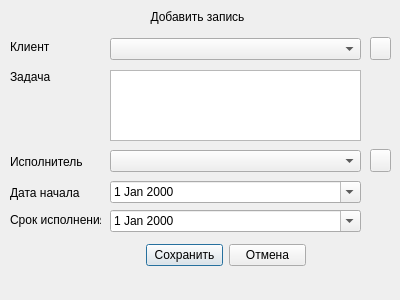
<?xml version="1.0" encoding="UTF-8"?>
<ui version="4.0">
 <class>dbDialog</class>
 <widget class="QDialog" name="dbDialog">
  <property name="windowModality">
   <enum>Qt::ApplicationModal</enum>
  </property>
  <property name="geometry">
   <rect>
    <x>0</x>
    <y>0</y>
    <width>400</width>
    <height>300</height>
   </rect>
  </property>
  <property name="minimumSize">
   <size>
    <width>400</width>
    <height>300</height>
   </size>
  </property>
  <property name="maximumSize">
   <size>
    <width>400</width>
    <height>300</height>
   </size>
  </property>
  <property name="windowTitle">
   <string/>
  </property>
  <widget class="QLabel" name="label">
   <property name="geometry">
    <rect>
     <x>107</x>
     <y>9</y>
     <width>181</width>
     <height>16</height>
    </rect>
   </property>
   <property name="styleSheet">
    <string notr="true">font: 75 12pt &quot;MS Shell Dlg 2&quot;;</string>
   </property>
   <property name="text">
    <string>Добавить запись</string>
   </property>
   <property name="alignment">
    <set>Qt::AlignCenter</set>
   </property>
  </widget>
  <widget class="QLabel" name="label_2">
   <property name="geometry">
    <rect>
     <x>10</x>
     <y>40</y>
     <width>47</width>
     <height>13</height>
    </rect>
   </property>
   <property name="text">
    <string>Клиент</string>
   </property>
  </widget>
  <widget class="QLabel" name="label_3">
   <property name="geometry">
    <rect>
     <x>10</x>
     <y>70</y>
     <width>47</width>
     <height>13</height>
    </rect>
   </property>
   <property name="text">
    <string>Задача</string>
   </property>
  </widget>
  <widget class="QLabel" name="label_4">
   <property name="geometry">
    <rect>
     <x>10</x>
     <y>154</y>
     <width>81</width>
     <height>16</height>
    </rect>
   </property>
   <property name="text">
    <string>Исполнитель</string>
   </property>
  </widget>
  <widget class="QLabel" name="label_5">
   <property name="geometry">
    <rect>
     <x>10</x>
     <y>185</y>
     <width>91</width>
     <height>16</height>
    </rect>
   </property>
   <property name="text">
    <string>Дата начала</string>
   </property>
  </widget>
  <widget class="QLabel" name="label_6">
   <property name="geometry">
    <rect>
     <x>10</x>
     <y>212</y>
     <width>91</width>
     <height>16</height>
    </rect>
   </property>
   <property name="text">
    <string>Срок исполнения</string>
   </property>
  </widget>
  <widget class="QComboBox" name="customerBox">
   <property name="geometry">
    <rect>
     <x>110</x>
     <y>38</y>
     <width>251</width>
     <height>22</height>
    </rect>
   </property>
  </widget>
  <widget class="QTextEdit" name="taskEdit">
   <property name="geometry">
    <rect>
     <x>110</x>
     <y>70</y>
     <width>251</width>
     <height>71</height>
    </rect>
   </property>
  </widget>
  <widget class="QComboBox" name="executorBox">
   <property name="geometry">
    <rect>
     <x>110</x>
     <y>150</y>
     <width>251</width>
     <height>22</height>
    </rect>
   </property>
  </widget>
  <widget class="QDateEdit" name="dateEditIn">
   <property name="geometry">
    <rect>
     <x>110</x>
     <y>181</y>
     <width>251</width>
     <height>22</height>
    </rect>
   </property>
   <property name="calendarPopup">
    <bool>true</bool>
   </property>
  </widget>
  <widget class="QDateEdit" name="dateEditOut">
   <property name="geometry">
    <rect>
     <x>110</x>
     <y>210</y>
     <width>251</width>
     <height>22</height>
    </rect>
   </property>
   <property name="calendarPopup">
    <bool>true</bool>
   </property>
  </widget>
  <widget class="QWidget" name="horizontalLayoutWidget">
   <property name="geometry">
    <rect>
     <x>146</x>
     <y>240</y>
     <width>160</width>
     <height>31</height>
    </rect>
   </property>
   <layout class="QHBoxLayout" name="horizontalLayout">
    <item>
     <widget class="QPushButton" name="saveButton">
      <property name="text">
       <string>Сохранить</string>
      </property>
     </widget>
    </item>
    <item>
     <widget class="QPushButton" name="cancelButton">
      <property name="text">
       <string>Отмена</string>
      </property>
     </widget>
    </item>
   </layout>
  </widget>
  <widget class="QPushButton" name="addCustomerButton">
   <property name="geometry">
    <rect>
     <x>370</x>
     <y>37</y>
     <width>21</width>
     <height>23</height>
    </rect>
   </property>
   <property name="text">
    <string/>
   </property>
   <property name="icon">
    <iconset>
     <normaloff>../../icons/add48.png</normaloff>../../icons/add48.png</iconset>
   </property>
  </widget>
  <widget class="QPushButton" name="addExecutorButton">
   <property name="geometry">
    <rect>
     <x>370</x>
     <y>149</y>
     <width>21</width>
     <height>23</height>
    </rect>
   </property>
   <property name="text">
    <string/>
   </property>
   <property name="icon">
    <iconset>
     <normaloff>../../icons/add48.png</normaloff>../../icons/add48.png</iconset>
   </property>
  </widget>
 </widget>
 <resources/>
 <connections/>
</ui>
